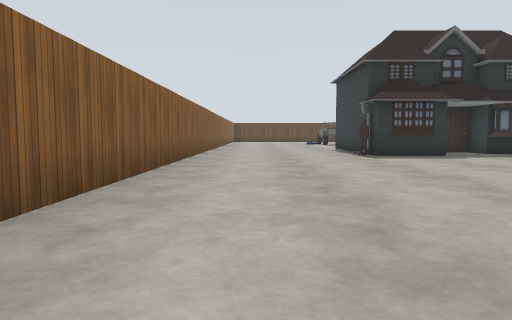
view 1 (above)

23 first-person views from a walk through a robot-simulator world made for Gazebo. The camera is 1 m above the floor, tilts 4° down and sees 70° across. The floor is counted in squares, 2 m on a side. Each view is taken from the middle of a square. On the plan, view 1 faces up. The plan holds only what a view shows up to about 9 squares ahead; the rest is blank. The place goes on beyond the plan. Gazebo's built-in surfaces are drawn with simple patterns. Some stock models are drawn as simple stand-ins. Some surface patterns are stand-ins.

view 2
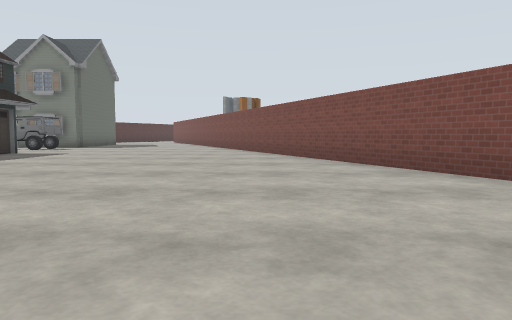

view 3
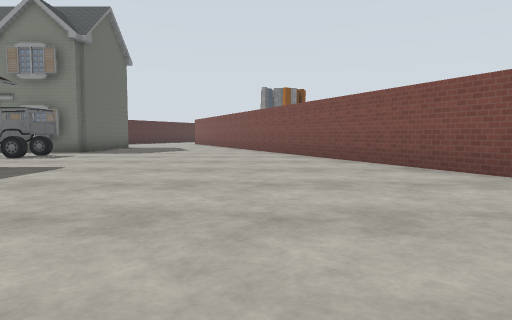

view 4
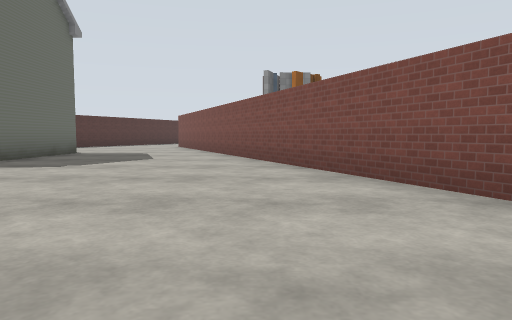

view 5
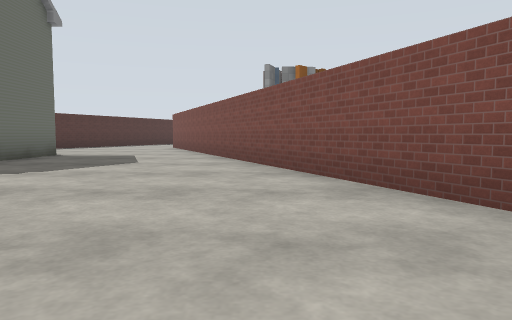

view 6
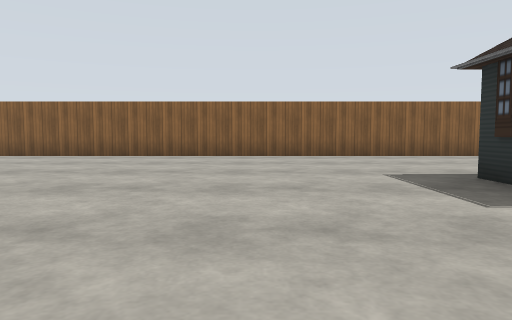

view 7
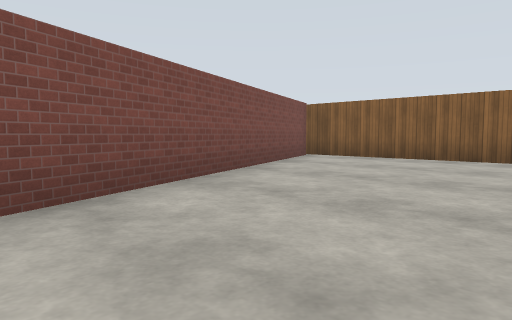

view 8
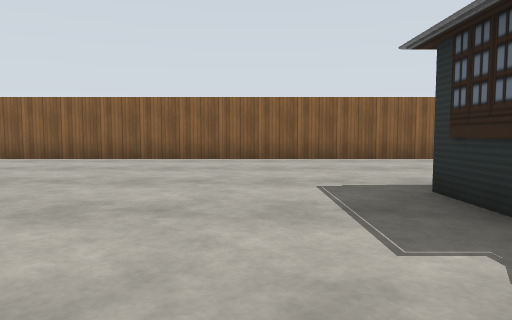

view 9
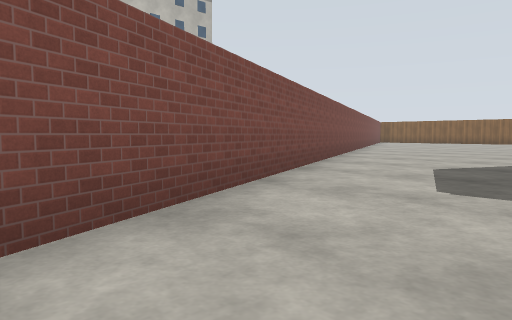

view 10
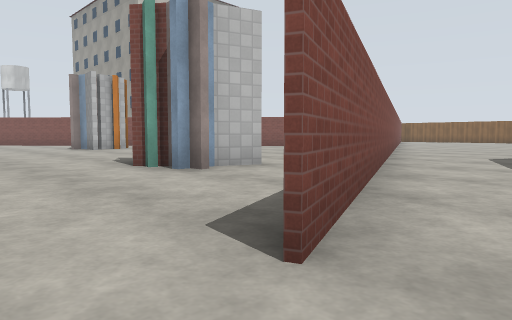

view 11
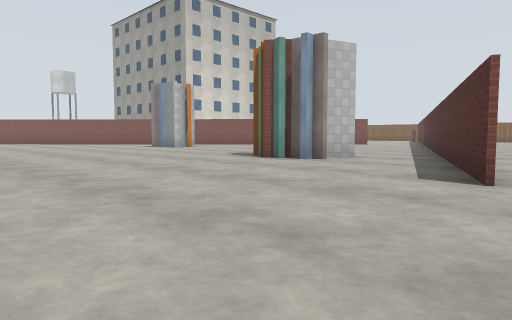

view 12
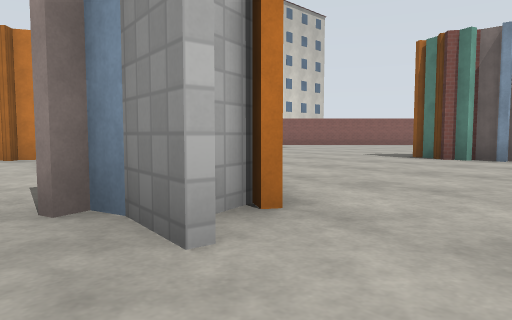

view 13
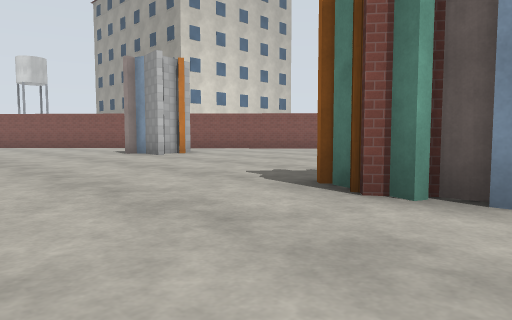

view 14
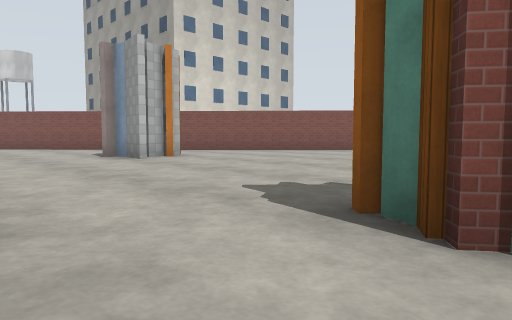

view 15
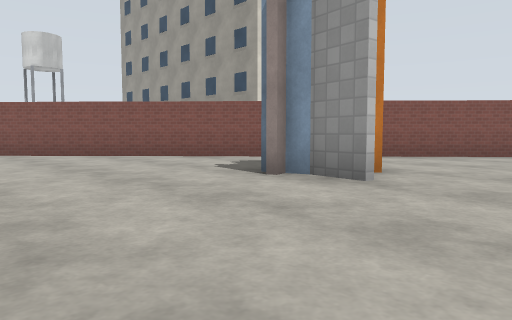

view 16
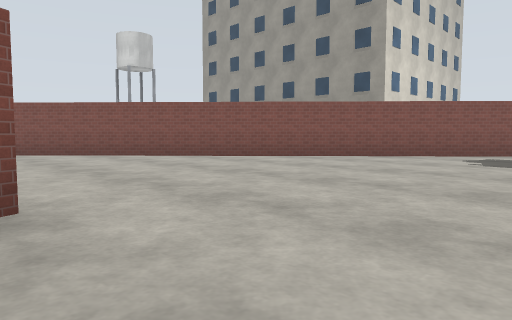

view 17
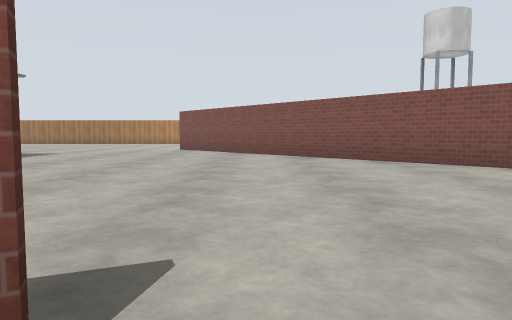

view 18
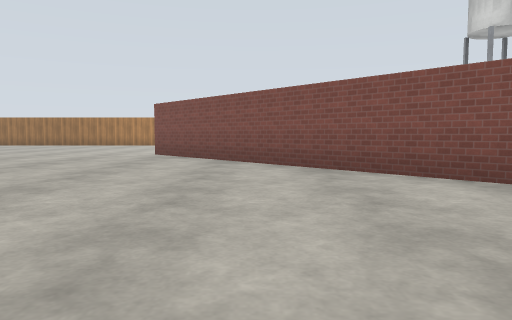

view 19
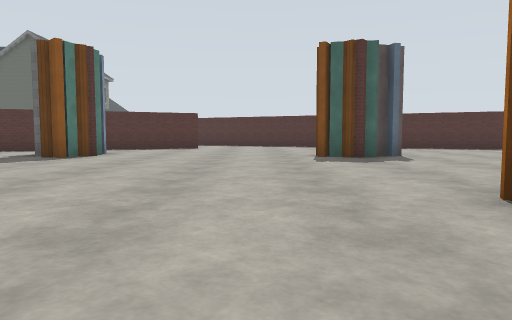

view 20
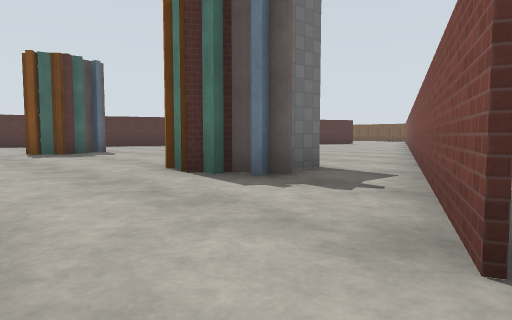

view 21
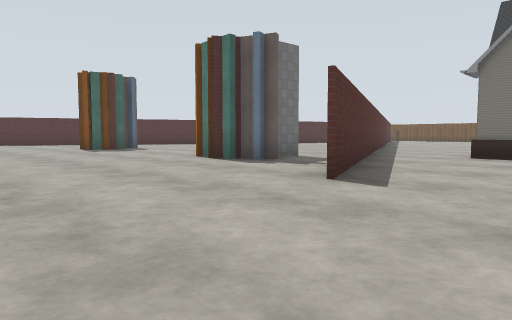

view 22
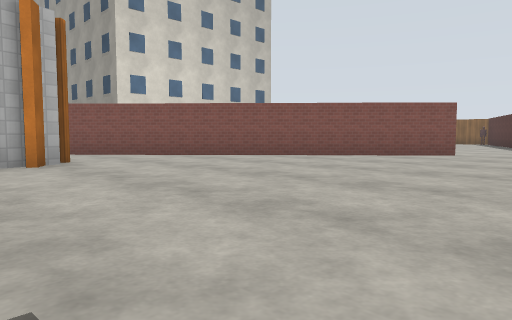

view 23
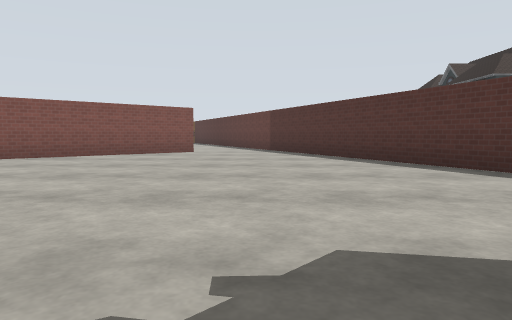

### Floor plan
Points are (right, up) in squares from view 1. A wall is a line through its corners. A room is listed if a view was taken in it or the views show most of it. See-through windows are left out.
Room 1 (views 1, 2, 3, 4, 5, 6, 7, 8, 9)
walls: (-1.5, 9.5) (-1.5, -1.6) (21.9, 8.2)
ways out: opening at (21, 9) to room 2
objects: house (3, 9) to (4, 9); house (6, 9) to (7, 9)
Room 2 (views 10, 11, 12, 13, 14, 15, 16, 17, 18, 19, 20, 21, 22, 23)
walls: (18.4, -2.9) (18.3, -3.8); (17.2, -3.6) (17.5, -3.2); (24.3, -6.7) (28.6, -4.9); (17, -3.6) (18.1, -3.3); (27.8, -3.7) (27, -3.7); (25.7, 3.4) (25.4, 2.9); (28.5, -5) (24.4, -6.8); (19.9, 4.9) (20, 3.9); (26.1, 4.1) (26.6, 4.2); (18.6, 4.8) (19.5, 4.5); (27.5, 3.5) (26.6, 3.3); (14.5, -5.2) (25.8, -17.4); (27.1, 4.7) (27, 3.9) (27.1, 3.4); (22, 8.1) (10.9, 3.5)
ways out: opening at (21, 9) to room 1; opening at (14.1, -0.7); opening at (16, -4); opening at (27.5, -16)

Positions as (right, up) in squares from view 1, and headings:
1: (0, 0), facing up
2: (-1, 3), facing right
3: (3, 5), facing right
4: (7, 5), facing right
5: (8, 5), facing right
6: (7, 6), facing left
7: (6, 4), facing down-left
8: (6, 7), facing left
9: (20, 9), facing down-left
10: (23, 9), facing down-left
11: (26, 9), facing down-left
12: (28, 6), facing down-left
13: (23, 5), facing down-left
14: (22, 4), facing down-left
15: (22, -1), facing down-left
16: (25, -4), facing down-left
17: (24, -6), facing down
18: (24, -9), facing down
19: (24, -5), facing up
20: (23, -7), facing up-right
21: (21, -9), facing up-right
22: (19, 3), facing down-left
23: (20, 2), facing left
